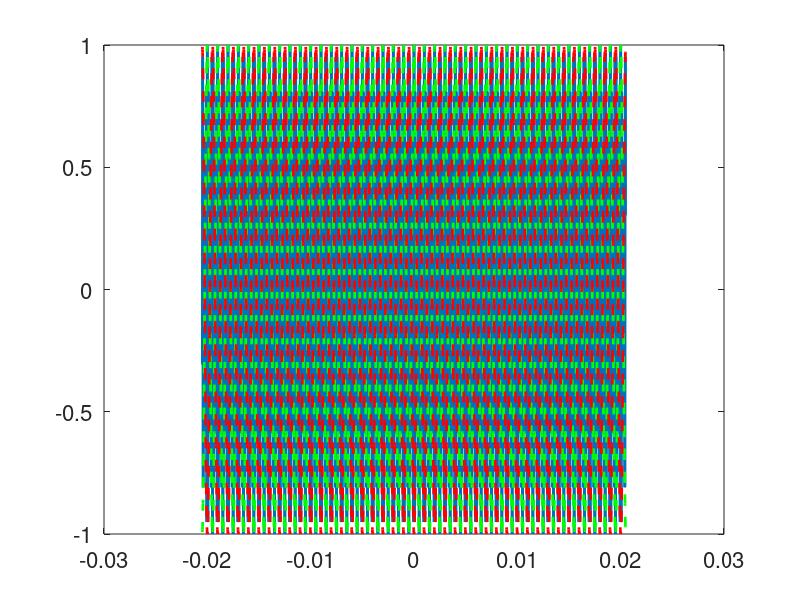

MATLAB code to generate this figure: (Note: this script raises an error after producing the figure.)
clear
hold off
format long e
set(0,'DefaultAxesFontSize',16);

N = 4096; %No. of FFT samples
sampling_rate = 100.0e3; %unit Hz
tstep = 1/sampling_rate;
tmax = N*tstep/2;

tmin = -tmax;
tt = tmin:tstep:tmax-tstep;
fmax = sampling_rate/2; 
fmin = -fmax;
fstep = (fmax-fmin)/N;
freq = fmin:fstep:fmax-fstep;

% message signal m(t)
fm = 1e3;
Am = 1;
mt = Am * cos(2*pi*fm*tt);
% carrier signal c(t)
fc = 10e3;
Ac = 1;
ct =  Ac * cos(2*pi*fc*tt);
% dsb-sc signal s(t)
st = mt.*ct;

%% Plot DSB-SC Signal in Time Domain
dsbsc_time = figure(1);
time_dom = plot(tt, st, 'LineWidth', 2);
hold on
pos_env = plot(tt,mt,'Color','g','LineStyle','--','LineWidth',2);
neg_env = plot(tt,-mt,'Color','r','LineStyle','--','LineWidth',2);
hold off

% plots phase reversals based on message signal
% function defined at bottom of script
phase_Reversal(tt, tstep, mt, 10/fc, -10/fc);

xlabel('Time (s)','FontWeight','bold');
ylabel('\boldmath$s(t)$ \textbf{(V)}','interpreter','latex');
title('DSB-SC Modulated Wave: Time Domain');
subtitle('$s(t)$', 'interpreter', 'latex');
axis([-10/fc 10/fc min(st) max(st)]);
legend('DSB-SC Signal', 'Positive Envelope', 'Negative Envelope', 'Phase Reversal');
dsbsc_time.WindowState = 'maximized';
export_dest = "../Report/Figures/dsbsc_time.png";
exportgraphics(dsbsc_time, export_dest);

%% Plot DSB-SC in Frequency Domain (Magnitude Spectrum)
Sf = fftshift(fft(fftshift(st)))/(2*fmax);
dsbsc_freq = figure(2);
freq_dom = plot(freq,abs(Sf),'LineWidth',2);
xlabel('Frequency (Hz)','FontWeight','bold');
ylabel('\boldmath$|S(f)|$','interpreter','latex');
title('Magnitude Spectrum of the DSB-SC wave');
subtitle('$|S(f)|$', 'interpreter', 'latex');
axis ([-30e3 30e3 0 max(abs(Sf))]);
dsbsc_freq.WindowState = 'maximized';
export_dest = "../Report/Figures/dsbsc_freq.png";
exportgraphics(dsbsc_freq, export_dest);

%% DSB-SC Demodulation
thet = 0;
lo = cos(2*pi*fc*tt + thet);
st1 = st .* lo;

%% Plot Remodulated Signal in Time Domain
dsbsc_remod_time = figure(3);
time_dom = plot(tt, st1, 'LineWidth', 2);
xlabel('Time (s)','FontWeight','bold');
ylabel('\boldmath$\hat{s}(t)$ \textbf{(V)}','interpreter','latex');
title('DSB-SC Remodulated Wave: Time Domain');
subtitle('$\hat{s}(t)$', 'interpreter', 'latex');
axis([-10/fc 10/fc min(st) max(st)]);
dsbsc_remod_time.WindowState = 'maximized';
export_dest = "../Report/Figures/dsbsc_remod_time.png";
exportgraphics(dsbsc_remod_time, export_dest);

%% Plot Remodulated Signal in Frequency Domain (Magnitude Spectrum)
Sf1 = fftshift(fft(fftshift(st1)))/(2*fmax);
dsbsc_remod_freq = figure(4);
freq_dom = plot(freq,abs(Sf1),'LineWidth',2);
xlabel('Frequency (Hz)','FontWeight','bold');
ylabel('\boldmath$|\hat{S}(f)|$','interpreter','latex');
title('Magnitude Spectrum of the DSB-SC Remodulated Signal');
subtitle('$|\hat{S}(f)|$','interpreter','latex');
axis ([-50e3 50e3 0 max(abs(Sf1))]);
dsbsc_remod_freq.WindowState = 'maximized';
export_dest = "../Report/Figures/dsbsc_remod_freq.png";
exportgraphics(dsbsc_remod_freq, export_dest);

% Low pass filtering
% function defined at end
% 2nd argument is theta (0 for i, pi/2 for ii, pi/4 for iii)
lpf_signal(st, 0, freq, fmax, mt, tt, fc, 5);
lpf_signal(st, pi/2, freq, fmax, mt, tt, fc, 6);
lpf_signal(st, pi/4, freq, fmax, mt, tt, fc, 7);

set(0,'DefaultAxesFontSize','remove');

function Hf = ideal_lpf(f_cutoff, freq)
    %ideal low pass filter
    n=1;
    for f = freq
        if abs(f) < f_cutoff
            Hf(n) = 1;
        else
            Hf(n) = 0;
        end
    n=n+1;
    end
end

function lpf_signal(st, theta, freq, fmax, mt, tt, fc, fig_num)
    % Plots LPF Output for Signals w/ Given Theta (3.1c)
    f_cutoff = 1.5e3;
    Hf = ideal_lpf(f_cutoff, freq);
    thet = theta;
    lo = cos(2*pi*fc*tt + thet);
    st1 = st .* lo;
    Sf1 = fftshift(fft(fftshift(st1)))/(2*fmax);
    Mf1 = Sf1 .* Hf;
    mt1 = 2*fmax*fftshift(ifft(fftshift(Mf1)));
    
    fig = figure(fig_num);
    plt = plot(tt,mt1,'r',tt,mt*0.5,'g--','LineWidth',2);
    xlabel('Time (s)','FontWeight','bold');
    ylabel('\boldmath$\hat{m}(t)$\textbf{ (V)}','interpreter','latex');
    title('Output of LPF: Time Domain');
    switch theta
        case 0
            subtitle("$\hat{m}(t)$, $\theta = 0$", 'interpreter', 'latex');
        case pi/2
            subtitle("$\hat{m}(t)$, $\theta = \pi/2$", 'interpreter', 'latex');
        case pi/4
            subtitle("$\hat{m}(t)$, $\theta = \pi/4$", 'interpreter', 'latex');
    end
    axis([-0.01 0.01 min(mt*0.5) max(mt*0.5)])
    legend('LPF output', 'Message Signal');
    fig.WindowState = 'maximized';
    export_dest = "../Report/Figures/dsbsc_remod_lpf_theta_" + num2str(thet) + ".png";
    exportgraphics(fig, export_dest);
end

function phase_Reversal(tt, tstep, mt, plot_max, plot_min)
    % plot phase reversals based on zeros in message signal
    % zci = @(v) find(v(:).*circshift(v(:), [-1 0]) <= 0); % find zeros
    zci = @(v) find(diff(sign(v)));
    zst = zci(mt); % find zeros of message signal
    zst = tt(zst);
    for x = zst
        if (x > plot_min) && (x < plot_max)
            if (x > 0) 
                xline(x+tstep,'LineWidth',2,'LineStyle',':');
            else
                xline(x,'LineWidth',2,'LineStyle',':');
            end
        end
    end
end